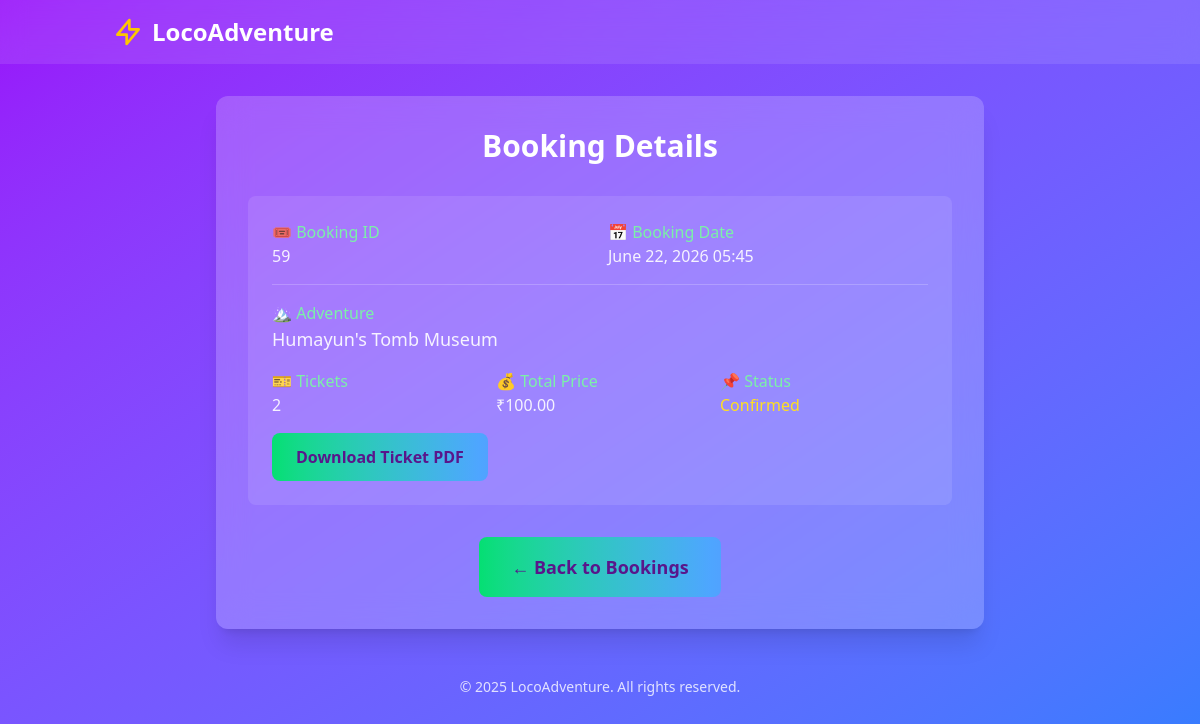
/bookings/59/ (signed in), run on the app's committed database.
### bookings/models.py (models this page shows)
class Booking(models.Model):
    STATUS_CHOICES = [
        ('P', 'Pending'),
        ('C', 'Confirmed'),
        ('X', 'Cancelled')
    ]
    user = models.ForeignKey(User, on_delete=models.CASCADE)
    adventure = models.ForeignKey(Adventure, on_delete=models.CASCADE)
    booking_date = models.DateTimeField(auto_now_add=True)
    tickets = models.PositiveIntegerField()
    total_price = models.DecimalField(max_digits=10, decimal_places=2)
    status = models.CharField(max_length=1, choices=STATUS_CHOICES, default='P')

### adventures/models.py (models this page shows)
class Adventure(models.Model):
    TYPES = [
        ('IN', 'Indoor'),
        ('OUT', 'Outdoor'),
        ('EVENT', 'Event')
    ]
    vendor = models.ForeignKey(Vendor, on_delete=models.CASCADE)
    title = models.CharField(max_length=200)
    price = models.DecimalField(max_digits=8, decimal_places=2)
    capacity = models.PositiveIntegerField()
    start_time = models.DateTimeField(blank=True, null=True)
    end_time = models.DateTimeField(blank=True, null=True)
    adventure_type = models.CharField(max_length=5, choices=TYPES)
    address = models.CharField(max_length=255, blank=True, null=True)
    latitude = models.DecimalField(max_digits=9, decimal_places=6, blank=True, null=True)
    longitude = models.DecimalField(max_digits=9, decimal_places=6, blank=True, null=True)
    description = models.TextField(blank=True, null=True)
    online_booking = models.BooleanField(default=False)
    image = models.ImageField(upload_to='adventure_images/', blank=True, null=True)

### bookings/views.py (the view)
# urls.py: path('<int:pk>/', views.booking_detail, name='booking-detail'),
@login_required
def booking_detail(request, pk):
    booking = get_object_or_404(Booking, pk=pk, user=request.user)
    return render(request, 'bookings/booking_detail.html', {'booking': booking})

### templates/bookings/booking_detail.html (shortened to what this page needs)
<!DOCTYPE html>
{% load static %}
<html lang="en">
<head>
    <link rel="stylesheet" href="{% static 'css/output.css' %}">
</head>
<body class="bg-gradient-to-br from-purple-600 to-blue-500 min-h-screen">
    <nav class="bg-white/10 backdrop-blur-md fixed w-full z-50">
        <div class="container mx-auto px-6 py-4 flex justify-between items-center">
            <div class="text-white font-bold text-xl sm:text-2xl flex items-center space-x-2">
                <svg class="w-8 h-8 text-yellow-400" fill="none" stroke="currentColor" viewBox="0 0 24 24">
                    <path stroke-linecap="round" stroke-linejoin="round" stroke-width="2"
                        d="M13 10V3L4 14h7v7l9-11h-7z" />
                </svg>
                <a href="{% url 'user-dashboard' %}" class="hover:underline">LocoAdventure</a>
            </div>
        </div>
    </nav>
    <div class="container mx-auto px-6 pt-24 pb-12 flex items-center justify-center">
        <div class="w-full max-w-3xl bg-white/20 backdrop-blur-lg rounded-xl p-8 shadow-xl">
            <h1 class="text-3xl font-bold text-white mb-8 text-center">Booking Details</h1>
            <div class="detail-card bg-white/10 rounded-lg p-6 space-y-4 text-white/90">
                <div class="grid grid-cols-1 md:grid-cols-2 gap-4">
                    <div>
                        <p class="font-medium text-green-300">🎟️ Booking ID</p>
                        <p>{{ booking.id }}</p>
                    </div>
                    <div>
                        <p class="font-medium text-green-300">📅 Booking Date</p>
                        <p>{{ booking.booking_date|date:"F j, Y H:i" }}</p>
                    </div>
                </div>
                <div class="border-t border-white/20 pt-4">
                    <p class="font-medium text-green-300">🏔️ Adventure</p>
                    <p class="text-lg">{{ booking.adventure.title }}</p>
                </div>
                <div class="grid grid-cols-1 md:grid-cols-3 gap-4">
                    <div>
                        <p class="font-medium text-green-300">🎫 Tickets</p>
                        <p>{{ booking.tickets }}</p>
                    </div>
                    <div>
                        <p class="font-medium text-green-300">💰 Total Price</p>
                        <p>₹{{ booking.total_price }}</p>
                    </div>
                    <div>
                        <p class="font-medium text-green-300">📌 Status</p>
                        <p
                            class="{% if booking.status == 'confirmed' %}text-green-300{% else %}text-yellow-300{% endif %}">
                            {{ booking.get_status_display }}
                        </p>
                    </div>
                </div>
                <div>
                    <a href="{% url 'bookings:download_ticket' booking.id %}"
                        class="bg-gradient-to-r from-green-400 to-blue-400 text-purple-900 px-6 py-3 rounded-lg font-bold hover:shadow-lg transition-all transform hover:scale-105 inline-block">
                        Download Ticket PDF
                    </a>
                </div>
            </div>
            <div class="mt-8 text-center">
                <a href="{% url 'bookings:booking-list' %}"
                    class="bg-gradient-to-r from-green-400 to-blue-400 text-purple-900 text-lg px-8 py-4 rounded-lg font-bold hover:shadow-lg transition-all transform hover:scale-105 inline-block">
                    ← Back to Bookings
                </a>
            </div>
        </div>
    </div>
    <div class="text-center text-white/80 text-sm pb-6">
        <p>© 2025 LocoAdventure. All rights reserved.</p>
    </div>
</body>
</html>

### templates/bookings/booking_detail.html (style rules this page uses)
.detail-card { transition: all 0.3s ease; }

### data on the page
Booking: id "59", booking_date "June 22, 2026 05:45", adventure "Humayun's Tomb Museum", tickets "2", total_price "100.00", status "Confirmed"
